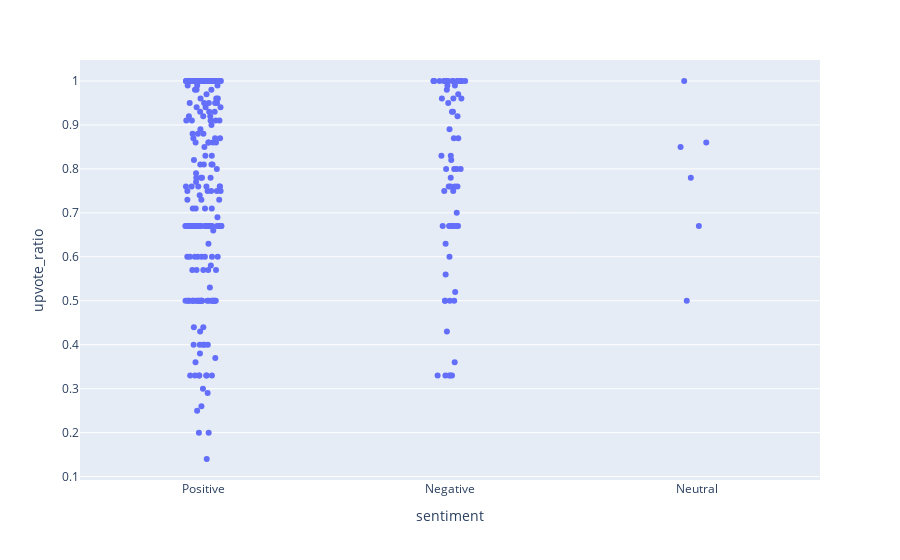

Write notebook code for a chart like this one.
### Code cell
px.strip(df_polarity, x='sentiment', y='upvote_ratio')

### Figure 1 — Plotly figure (JSON) as saved in the notebook; plotly's stock layout.template omitted (floating-point values rounded to 4 significant figures; data arrays with more than 128 entries replaced by an {"elided": "..."} marker saying what was removed)
{"data": [{"alignmentgroup": "True", "boxpoints": "all", "fillcolor": "rgba(255,255,255,0)", "hoveron": "points", "hovertemplate": "sentiment=%{x}<br>upvote_ratio=%{y}<extra></extra>", "legendgroup": "", "line": {"color": "rgba(255,255,255,0)"}, "marker": {"color": "#636efa"}, "name": "", "offsetgroup": "", "orientation": "v", "pointpos": 0, "showlegend": false, "type": "box", "x": {"elided": "300 str values"}, "x0": " ", "xaxis": "x", "y": {"elided": "300 float values"}, "y0": " ", "yaxis": "y"}], "layout": {"boxmode": "group", "legend": {"tracegroupgap": 0}, "margin": {"t": 60}, "xaxis": {"anchor": "y", "domain": [0, 1], "title": {"text": "sentiment"}}, "yaxis": {"anchor": "x", "domain": [0, 1], "title": {"text": "upvote_ratio"}}}}
